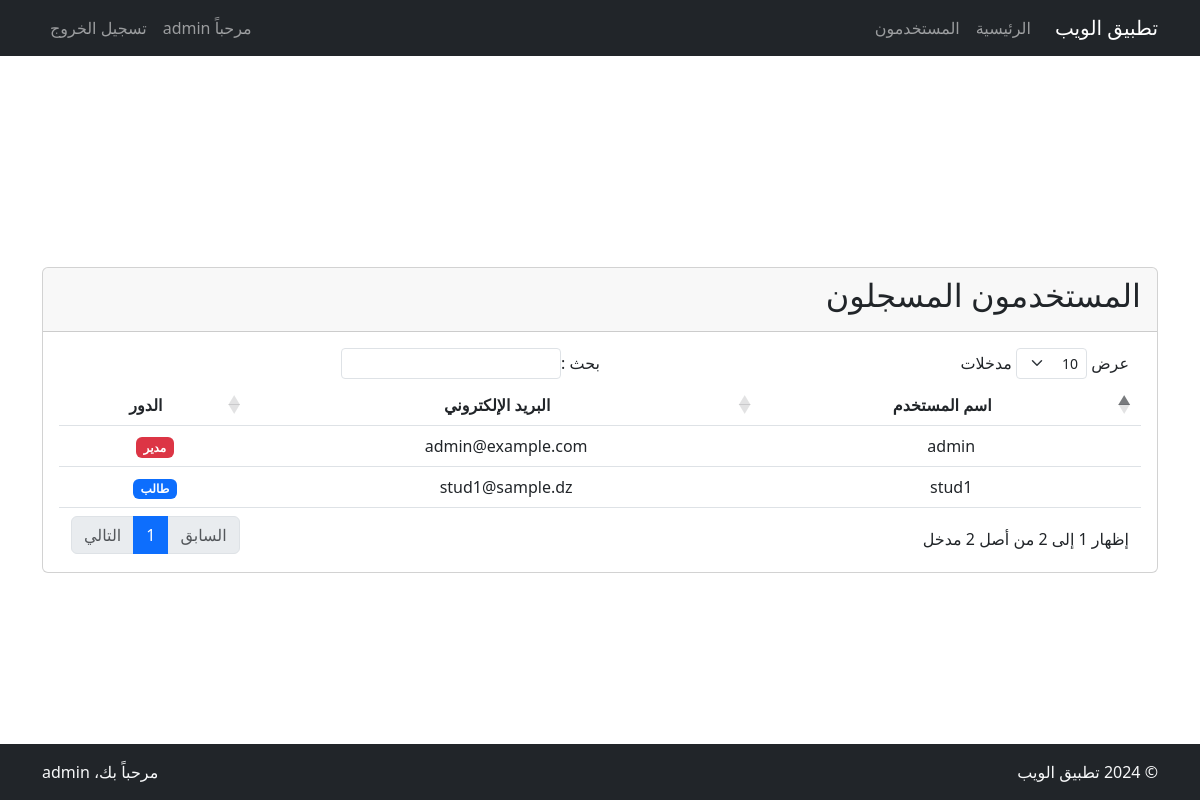
Screenshot of /users (signed in) with the database file from the repository.
### models.py (models this page shows, shortened)
class User(db.Model, UserMixin):
    id = db.Column(db.Integer, primary_key=True)
    username = db.Column(db.String(80), unique=True, nullable=False)
    email = db.Column(db.String(120), unique=True, nullable=False)
    password_hash = db.Column(db.String(128))
    role = db.Column(db.String(20), nullable=False, default='student')
    inscriptions = db.relationship('Inscription', backref='student', lazy=True)

### app.py (the view)
@app.route('/users')
@login_required
@role_required('admin')
def users():
    search = request.args.get('search', '')
    role_filter = request.args.get('role', '')
    query = User.query
    if search:
        query = query.filter(
            (User.username.ilike(f'%{search}%')) |
            (User.email.ilike(f'%{search}%'))
        )
    if role_filter:
        query = query.filter(User.role == role_filter)
    users_list = query.all()
    return render_template('users.html',
                         users=users_list,
                         search=search,
                         current_role=role_filter)

### app.py (called while the page is built)
@login_manager.user_loader
def load_user(id):
    return User.query.get(int(id))

def role_required(role):
    def decorator(f):
        @wraps(f)
        def decorated_function(*args, **kwargs):
            if not current_user.is_authenticated:
                return redirect(url_for('login'))
            if current_user.role != role:
                flash('غير مصرح لك بالوصول إلى هذه الصفحة', 'error')
                return abort(403)
            return f(*args, **kwargs)
        return decorated_function
    return decorator

### templates/users.html (shortened to what this page needs)
{% extends "base.html" %}
{% block content %}
<div class="card">
    <div class="card-header">
        <h2>المستخدمون المسجلون</h2>
    </div>
    <div class="card-body">
        <div class="table-responsive">
            <table id="usersTable" class="table table-hover text-center">
                <thead>
                    <tr>
                        <th class="text-center">اسم المستخدم</th>
                        <th class="text-center">البريد الإلكتروني</th>
                        <th class="text-center">الدور</th>
                    </tr>
                </thead>
                <tbody>
                    {% for user in users %}
                    <tr>
                        <td>{{ user.username }}</td>
                        <td>{{ user.email }}</td>
                        <td>
                            {% if user.role == 'admin' %}
                                <span class="badge bg-danger">مدير</span>
                            {% else %}
                                <span class="badge bg-primary">طالب</span>
                            {% endif %}
                        </td>
                    </tr>
                    {% else %}
                    <tr>
                        <td colspan="3" class="text-center">لا يوجد مستخدمين</td>
                    </tr>
                    {% endfor %}
                </tbody>
            </table>
        </div>
    </div>
</div>
{% endblock %}

### templates/base.html (shortened to what this page needs)
<!DOCTYPE html>
<html lang="ar" dir="rtl">
<head>
    <link rel="stylesheet" href="https://cdn.jsdelivr.net/npm/bootstrap@5.3.0/dist/css/bootstrap.rtl.min.css">
    <link rel="stylesheet" href="https://cdn.datatables.net/1.13.7/css/dataTables.bootstrap5.min.css">
</head>
<body>
    <nav class="navbar navbar-expand-lg navbar-dark bg-dark">
        <div class="container">
            <a class="navbar-brand" href="{{ url_for('home') }}">تطبيق الويب</a>
            <div class="collapse navbar-collapse" id="navbarNav">
                <ul class="navbar-nav">
                    <li class="nav-item">
                        <a class="nav-link" href="{{ url_for('home') }}">الرئيسية</a>
                    </li>
                    {% if current_user.is_authenticated %}
                    <li class="nav-item">
                        <a class="nav-link" href="{{ url_for('users') }}">المستخدمون</a>
                    </li>
                    {% endif %}
                </ul>
                <ul class="navbar-nav ms-auto">
                    {% if current_user.is_authenticated %}
                        <li class="nav-item">
                            <span class="nav-link">مرحباً {{ current_user.username }}</span>
                        </li>
                        <li class="nav-item">
                            <a class="nav-link" href="{{ url_for('logout') }}">تسجيل الخروج</a>
                        </li>
                    {% endif %}
                </ul>
            </div>
        </div>
    </nav>
    <div class="container mt-3">
    </div>
    <div class="container mt-4">
        {% block content %}{% endblock %}
    </div>
    <footer class="footer mt-auto py-3 bg-dark text-light">
        <div class="container">
            <div class="row">
                <div class="col-md-6">
                    <p class="mb-0">© 2024 تطبيق الويب</p>
                </div>
                <div class="col-md-6 text-end">
                    {% if current_user.is_authenticated %}
                        <p class="mb-0">مرحباً بك، {{ current_user.username }}</p>
                    {% else %}
                        <p class="mb-0">زائر</p>
                    {% endif %}
                </div>
            </div>
        </div>
    </footer>
</body>
</html>

### templates/base.html (style rules this page uses)
body { min-height: 100vh; display: flex; flex-direction: column; }
.container { flex: 1; }
.footer { margin-top: auto; }

### rows the page displays
User: username "admin", email "admin@example.com", role "مدير"
User: username "stud1", email "stud1@sample.dz", role "طالب"
